Frame 1 (no input): blank canvas, image omitted
Frame 60 (the mouse pressed at the canvas centre just before this capture): blank canvas, image omitted
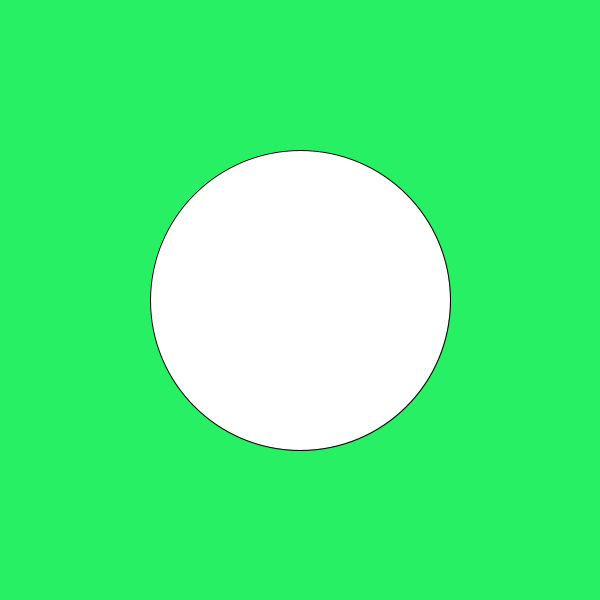
Frame 120 (the mouse held since frame 60 and released just before this capture)

The Processing sketch whose frames 1 and 60 were blank and that drew this single picture after the mouse press (run headless with seeded random() and noise(); from frame 60 on, the mouse is pressed at the canvas centre):

// Processing sketch: Moving_Circle
// ── Moving_Circle.pde
void setup (){
  size(600,600);
}
void draw(){
  background(40,240,100);
  ellipse(300,300,mouseX,mouseY);
}
